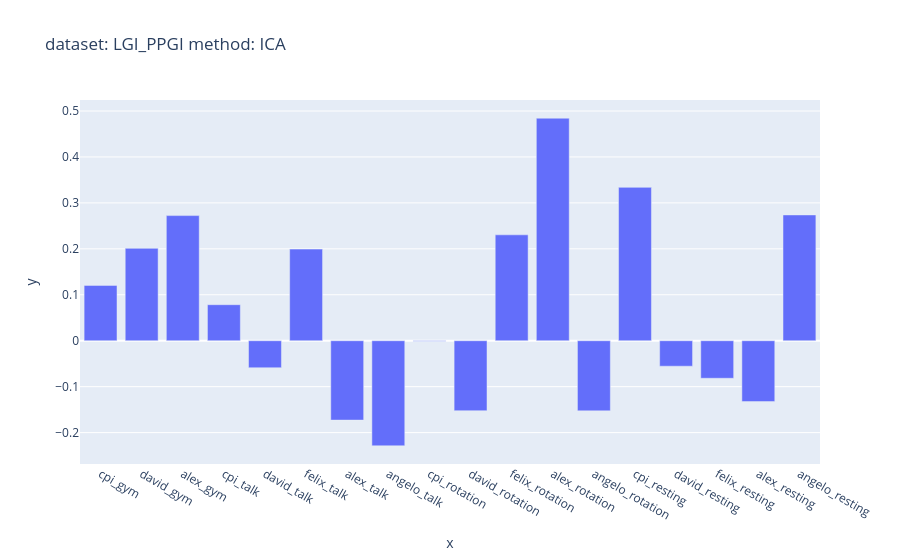
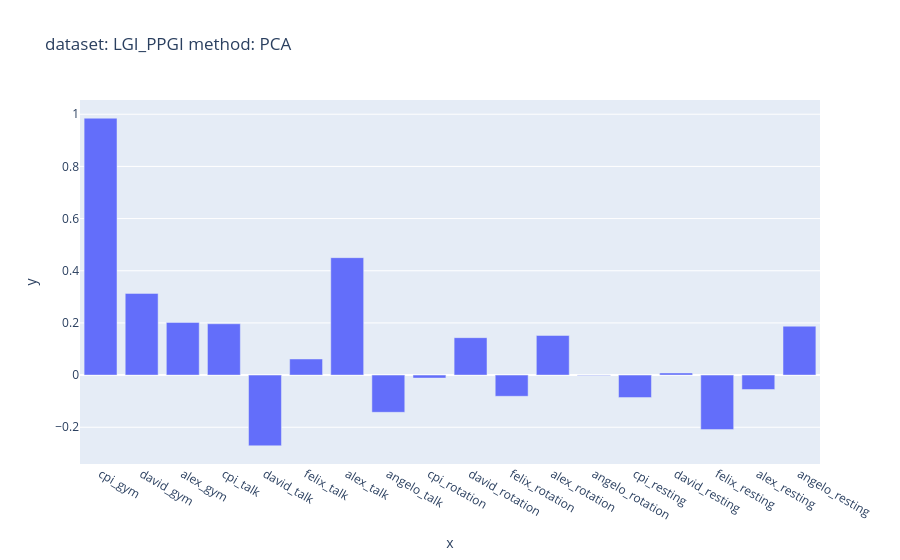
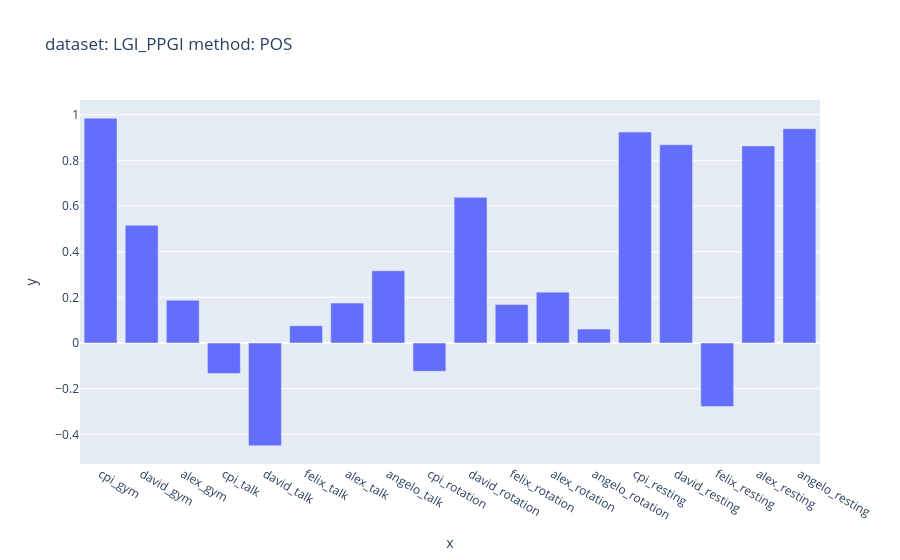
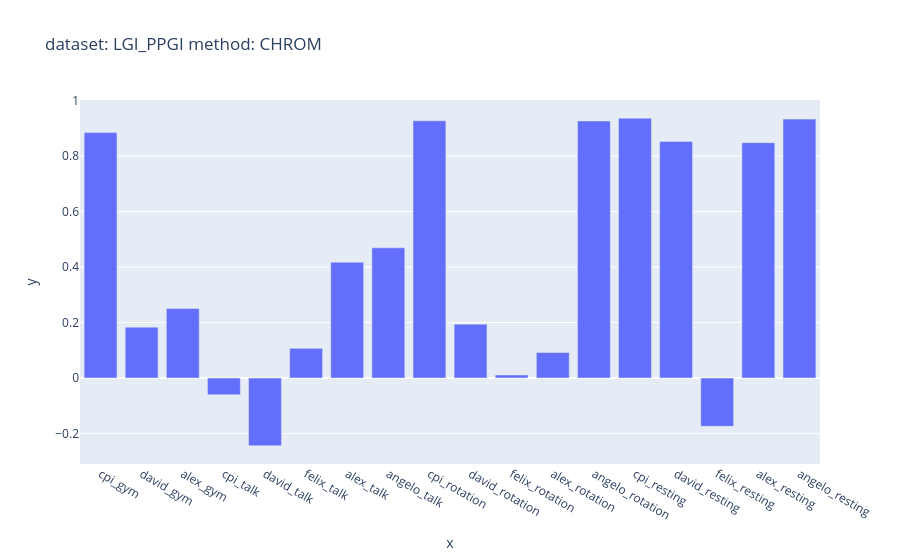

Notebook code for these charts, in order:
### Markdown cell above
# Details

### Code cell
# holistic

method = 'holistic'
DETAILS(dataset, method, metric='PCC')

### Figure 1 — Plotly figure (JSON) as saved in the notebook; plotly's stock layout.template omitted (floating-point values rounded to 4 significant figures)
{"data": [{"alignmentgroup": "True", "hovertemplate": "x=%{x}<br>y=%{y}<extra></extra>", "legendgroup": "", "marker": {"color": "#636efa", "pattern": {"shape": ""}}, "name": "", "offsetgroup": "", "orientation": "v", "showlegend": false, "textposition": "auto", "type": "bar", "x": ["cpi_gym", "david_gym", "alex_gym", "cpi_talk", "david_talk", "felix_talk", "alex_talk", "angelo_talk", "cpi_rotation", "david_rotation", "felix_rotation", "alex_rotation", "angelo_rotation", "cpi_resting", "david_resting", "felix_resting", "alex_resting", "angelo_resting"], "xaxis": "x", "y": [0.1205, 0.2011, 0.2724, 0.07842, -0.05883, 0.1994, -0.1728, -0.2287, -0.00124, -0.1523, 0.2305, 0.4844, -0.1527, 0.3338, -0.05549, -0.08174, -0.1325, 0.2738], "yaxis": "y"}], "layout": {"autosize": true, "barmode": "relative", "legend": {"tracegroupgap": 0}, "title": {"text": "dataset: LGI_PPGI method: ICA"}, "xaxis": {"anchor": "y", "autorange": true, "domain": [0, 1], "range": [-0.5, 17.5], "title": {"text": "x"}, "type": "category"}, "yaxis": {"anchor": "x", "autorange": true, "domain": [0, 1], "range": [-0.2683, 0.524], "title": {"text": "y"}, "type": "linear"}}}

### Figure 2 — Plotly figure (JSON) as saved in the notebook; plotly's stock layout.template omitted (floating-point values rounded to 4 significant figures)
{"data": [{"alignmentgroup": "True", "hovertemplate": "x=%{x}<br>y=%{y}<extra></extra>", "legendgroup": "", "marker": {"color": "#636efa", "pattern": {"shape": ""}}, "name": "", "offsetgroup": "", "orientation": "v", "showlegend": false, "textposition": "auto", "type": "bar", "x": ["cpi_gym", "david_gym", "alex_gym", "cpi_talk", "david_talk", "felix_talk", "alex_talk", "angelo_talk", "cpi_rotation", "david_rotation", "felix_rotation", "alex_rotation", "angelo_rotation", "cpi_resting", "david_resting", "felix_resting", "alex_resting", "angelo_resting"], "xaxis": "x", "y": [0.9848, 0.3132, 0.202, 0.1968, -0.2711, 0.06179, 0.4501, -0.1427, -0.01152, 0.1434, -0.08129, 0.1519, -0.001264, -0.08638, 0.008222, -0.209, -0.05533, 0.1874], "yaxis": "y"}], "layout": {"autosize": true, "barmode": "relative", "legend": {"tracegroupgap": 0}, "title": {"text": "dataset: LGI_PPGI method: PCA"}, "xaxis": {"anchor": "y", "autorange": true, "domain": [0, 1], "range": [-0.5, 17.5], "title": {"text": "x"}, "type": "category"}, "yaxis": {"anchor": "x", "autorange": true, "domain": [0, 1], "range": [-0.3409, 1.055], "title": {"text": "y"}, "type": "linear"}}}

### Figure 3 — Plotly figure (JSON) as saved in the notebook; plotly's stock layout.template omitted (floating-point values rounded to 4 significant figures)
{"data": [{"alignmentgroup": "True", "hovertemplate": "x=%{x}<br>y=%{y}<extra></extra>", "legendgroup": "", "marker": {"color": "#636efa", "pattern": {"shape": ""}}, "name": "", "offsetgroup": "", "orientation": "v", "showlegend": false, "textposition": "auto", "type": "bar", "x": ["cpi_gym", "david_gym", "alex_gym", "cpi_talk", "david_talk", "felix_talk", "alex_talk", "angelo_talk", "cpi_rotation", "david_rotation", "felix_rotation", "alex_rotation", "angelo_rotation", "cpi_resting", "david_resting", "felix_resting", "alex_resting", "angelo_resting"], "xaxis": "x", "y": [0.9845, 0.516, 0.1876, -0.1338, -0.4502, 0.07586, 0.1747, 0.3163, -0.124, 0.6379, 0.1687, 0.2228, 0.06108, 0.9239, 0.8684, -0.2786, 0.8633, 0.9386], "yaxis": "y"}], "layout": {"autosize": true, "barmode": "relative", "legend": {"tracegroupgap": 0}, "title": {"text": "dataset: LGI_PPGI method: POS"}, "xaxis": {"anchor": "y", "autorange": true, "domain": [0, 1], "range": [-0.5, 17.5], "title": {"text": "x"}, "type": "category"}, "yaxis": {"anchor": "x", "autorange": true, "domain": [0, 1], "range": [-0.5299, 1.064], "title": {"text": "y"}, "type": "linear"}}}

### Figure 4 — Plotly figure (JSON) as saved in the notebook; plotly's stock layout.template omitted (floating-point values rounded to 4 significant figures)
{"data": [{"alignmentgroup": "True", "hovertemplate": "x=%{x}<br>y=%{y}<extra></extra>", "legendgroup": "", "marker": {"color": "#636efa", "pattern": {"shape": ""}}, "name": "", "offsetgroup": "", "orientation": "v", "showlegend": false, "textposition": "auto", "type": "bar", "x": ["cpi_gym", "david_gym", "alex_gym", "cpi_talk", "david_talk", "felix_talk", "alex_talk", "angelo_talk", "cpi_rotation", "david_rotation", "felix_rotation", "alex_rotation", "angelo_rotation", "cpi_resting", "david_resting", "felix_resting", "alex_resting", "angelo_resting"], "xaxis": "x", "y": [0.8842, 0.1833, 0.2506, -0.06002, -0.244, 0.107, 0.4171, 0.4691, 0.9267, 0.1942, 0.01109, 0.09203, 0.926, 0.936, 0.8524, -0.174, 0.8479, 0.9327], "yaxis": "y"}], "layout": {"autosize": true, "barmode": "relative", "legend": {"tracegroupgap": 0}, "title": {"text": "dataset: LGI_PPGI method: CHROM"}, "xaxis": {"anchor": "y", "autorange": true, "domain": [0, 1], "range": [-0.5, 17.5], "title": {"text": "x"}, "type": "category"}, "yaxis": {"anchor": "x", "autorange": true, "domain": [0, 1], "range": [-0.3096, 1.002], "title": {"text": "y"}, "type": "linear"}}}
